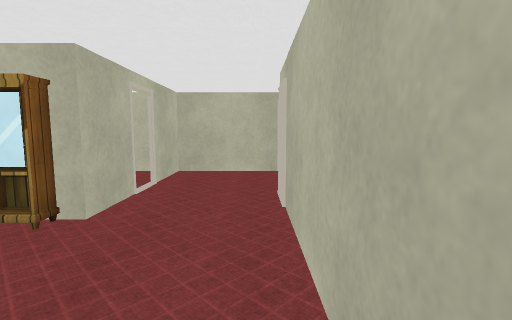
view 1 (above)

14 first-person views from a walk through a Unity game level. The camera is 1.3 m above the floor, tilts 6° down and sees 85° across. The floor is counted in squares, 1 m on a side. Each view is taken from the middle of a square. On the plan, view 1 faces up. The plan holds only what a view shows up to about 13 squares ahead; the rest is blank. The place goes on beyond the plan. The player is left out. Door leaves are left out, so doorways stand open. Some surface patterns are stand-ins.

view 2
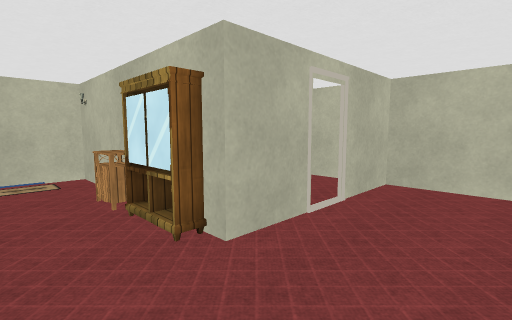

view 3
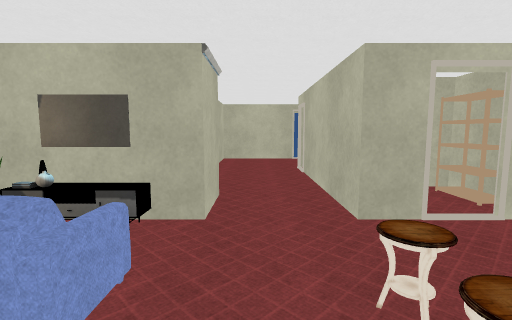

view 4
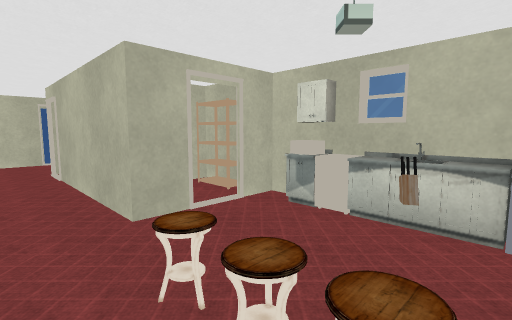

view 5
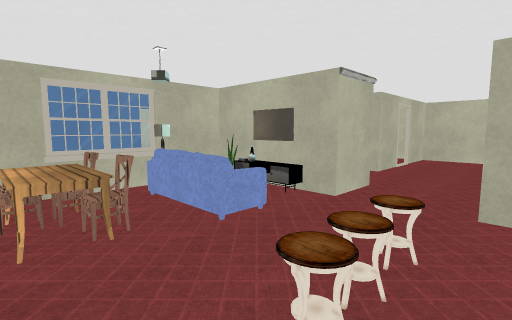

view 6
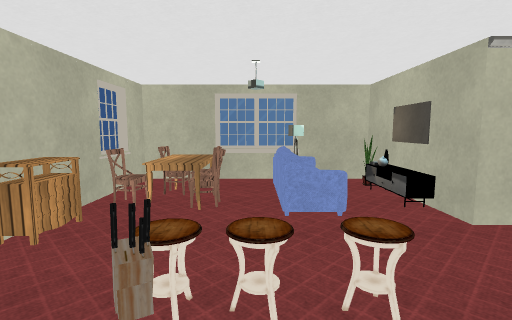

view 7
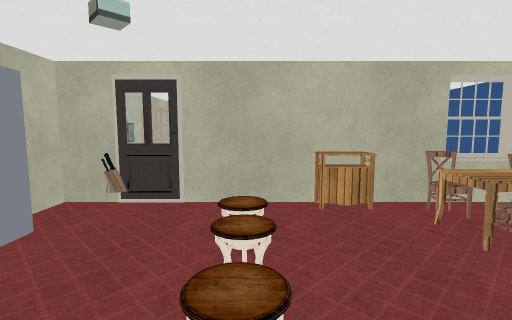

view 8
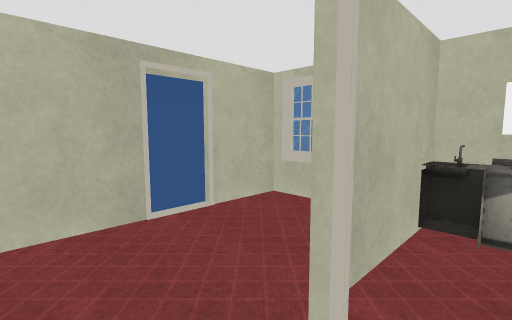

view 9
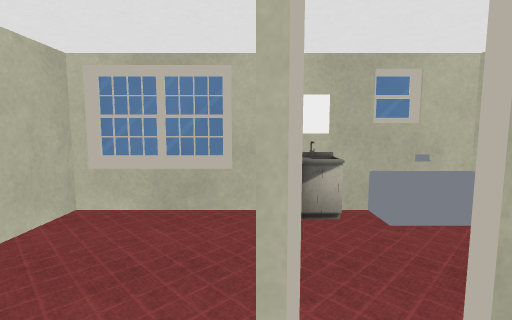

view 10
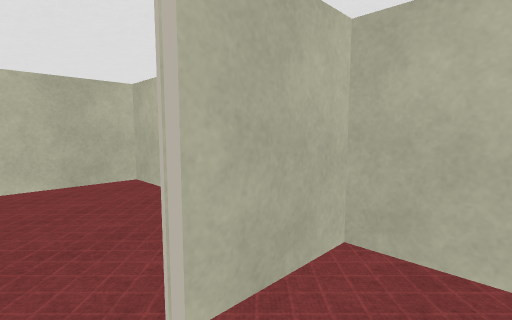

view 11
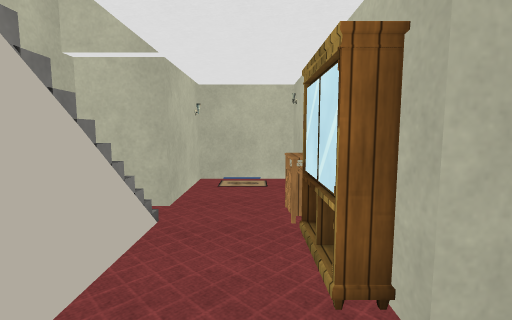

view 12
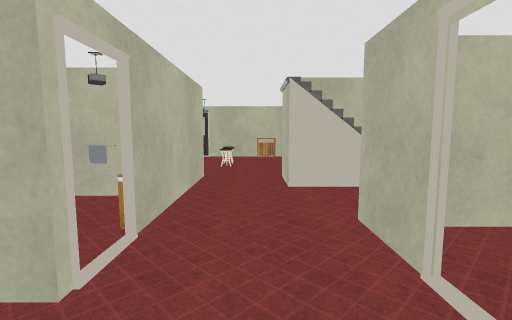

view 13
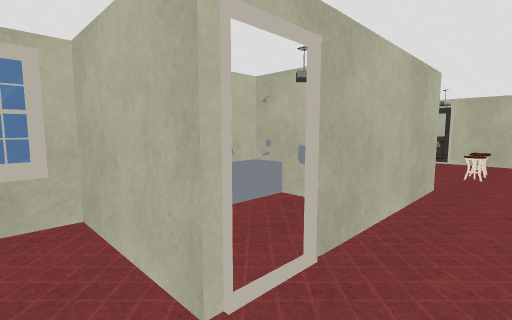

view 14
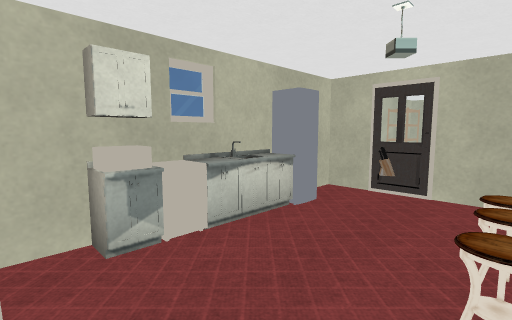

### Floor plan
Points are (right, up) in squares from view 1. A wall is a line through its corners. A room is listed if a view was taken in it or the views show most of it. See-through windows are left out.
Room 1 (views 1, 2, 8, 9, 10, 11, 14)
walls: (-1.7, 1.6) (-1.7, 0); (-4.4, 0) (-5.5, 0) (-5.5, -2); (-5.5, 4) (-8.5, 4) (-8.5, 3); (-2.5, 5.9) (-2.5, 4) (-3, 4); (0.5, 0) (0.5, 2.6); (-5, -1.7) (-4.8, -2.2); (0.5, 4.4) (0.5, 4.9); (-8.5, 2.2) (-8.5, 1.5) (-5.7, 1.5) (-5.7, 0); (-8.7, 3.3) (-8.7, 2)
ways out: opening at (-3, -1) to room 2; opening at (-0.5, 0.5) to room 2; opening at (-1, 6) to room 3; open door at (0.5, 5.5) to room 3; open door at (-2.5, 6.5)
objects: dresser (-5, 4); TV (-4, 0); cupboard (-4, 4); console (-3, 0)
Room 2 (views 3, 4, 5, 6, 7)
walls: (-0.5, -6) (1.5, -6); (2.5, -6) (3.5, -6) (3.5, 0) (2.5, 0); (1.6, 0) (0.5, 0); (-1.7, 0) (-2.5, 0); (-5.5, -2) (-5.5, -6) (-3.4, -6)
ways out: opening at (-3, -1) to room 1; opening at (-0.5, 0.5) to room 1; open door at (2, 0) to room 5
objects: chair (-4, -5); chair (-4, -4); chair (-3, -6); chair (-3, -4); dresser (-2, -6) to (-1, -6); sofa (-2, -2); other object (0, -4); other object (0, -3); other object (0, -2); other object (1, -3); other object (2, -6); fridge (3, -4); other object (3, -3); stove (3, -2); other object (3, -1)
Room 3 (views 12, 13)
walls: (0.9, 9) (-2.5, 9) (-2.5, 6.7); (0.4, 6) (2.5, 6); (3.5, 6.5) (3.5, 9) (1.8, 9)
ways out: opening at (-1, 6) to room 1; open door at (0.5, 5.5) to room 1; open door at (1.5, 9)
Room 4 (no view inside)
walls: (1.6, 2.5) (3.5, 2.5); (3.6, 6) (0.5, 6); (3.5, 1.1) (3.5, 6.5)
objects: basket (1, 4); other object (2, 3); bathtub (3, 3) to (3, 4); other object (3, 5); other object (3, 6)
Room 5 (no view inside)
walls: (2.9, 0.7) (2.9, 2)
ways out: open door at (2, 0) to room 2

Positions as (right, up) in squares from view 1, and headings:
1: (0, 0), facing up
2: (0, 2), facing up-left
3: (-1, -4), facing up
4: (-1, -4), facing up-right
5: (1, -5), facing up-left
6: (2, -3), facing left
7: (0, -1), facing down
8: (-1, 5), facing up-right
9: (-1, 6), facing right
10: (-1, 6), facing up-left
11: (-1, 3), facing left
12: (-1, 8), facing down
13: (-1, 7), facing down-right
14: (0, 0), facing down-right
